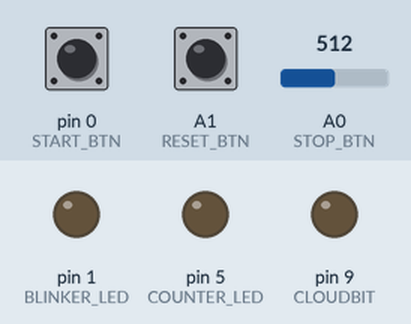
Bench run of a sketch on a simulated Arduino Uno, built with avr-gcc and run on an emulated ATmega328P. Shown: output pins drawn as LEDs (lit = HIGH). Dashed ring = blinking. The test bench sets the inputs (shaded band); at power-on: pin 0 (START_BTN) LOW, A1 (RESET_BTN) LOW, A0 (STOP_BTN) = 512.

Above: at 1.2 s.
1.3 s: pin 0 (START_BTN) pulled HIGH for 0.15 s
At 2.8 s:
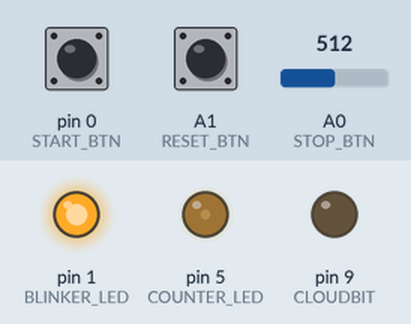
4.4 s: pin 0 (START_BTN) pulled HIGH for 1 s
At 6.8 s:
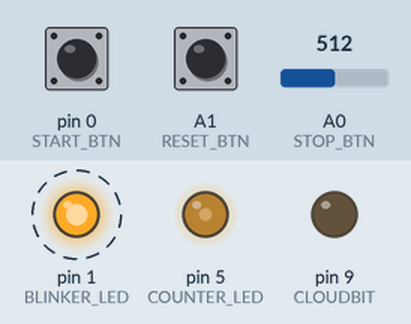
8.4 s: pin 0 (START_BTN) pulled HIGH for 0.15 s
At 9.8 s:
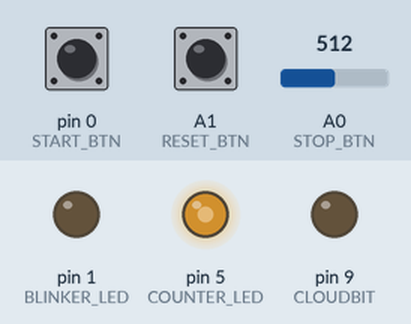
11.5 s: pin 0 (START_BTN) pulled HIGH for 3.2 s
At 12.4 s:
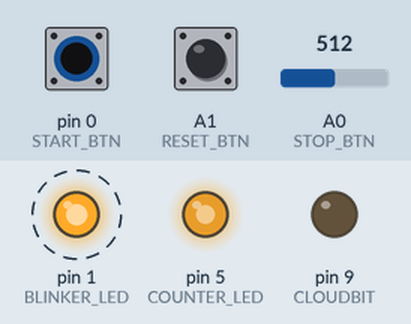
16.5 s: A1 (RESET_BTN) pulled HIGH for 0.15 s
At 17.4 s:
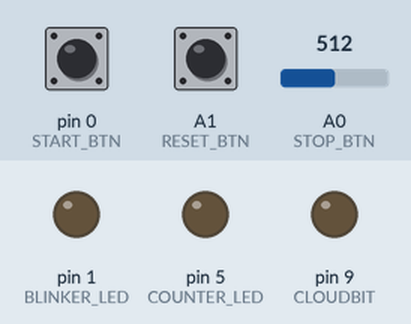
Timing chart, 0 to 19.1 s (numbered marks = the images above; inputs shaded):
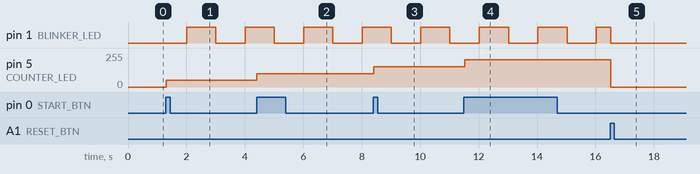

Measured:
- after the input at 1.3 s, pin 1 (BLINKER_LED): LOW → HIGH after 0.70 s, → LOW 1.0 s later, → HIGH 1.0 s later; pin 5 (COUNTER_LED): 0/255 → 51/255 at once, → 50/255 0.70 s later
- after the input at 4.4 s, pin 5 (COUNTER_LED): 50/255 → 101/255 at once
- after the input at 8.4 s, pin 5 (COUNTER_LED): 101/255 → 152/255 at once
- after the input at 11.5 s, pin 5 (COUNTER_LED): 152/255 → 203/255 at once
- after the input at 16.5 s, pin 5 (COUNTER_LED): 203/255 → 0/255 at once

The sketch:

shu_timer.ino
```cpp
/*
  Shu Timer

  A Timer app with for Shu-chan to limit his TV/Gaming time.
  Runs on littleBits + Arduino.
 */

// consts
const int START_BTN = 0; // timer start button input at D0
const int STOP_BTN = A0; // timer stop button input at A0
const int RESET_BTN = A1; // timer reset button input at A1
const int BLINKER_LED = 1; // blinker LED output at D1
const int COUNTER_LED = 5; // counter 7-seg LED output at D5
const int CLOUDBIT = 9; // cloudBit output at D9

const int START_VAL = 20 * 60; // the unit amount for starting timer in seconds
const int MAX_VAL = 99 * 60; // max amount of timer in seconds

// states
int timerValue = 0;
unsigned long lastTick = 0;
boolean isStopped = false;
int startBtnPrev = LOW;
int stopBtnPrev = 0;
int timerValuePrev = 0;

// setup
void setup() {
  pinMode(BLINKER_LED, OUTPUT);
  pinMode(COUNTER_LED, OUTPUT);
  pinMode(CLOUDBIT, OUTPUT);
  analogWrite(CLOUDBIT, 0);
}

// main loop
void loop() {
  delay(100);
  ticking();
  checkResetButton();
  checkStartButton();
  checkStopButton();
  outputCloudBit();
  displayBlinker();
  displayCounter();
}

// decrease timerValue every one sec if timer is not stopped
void ticking() {
  if (millis() - lastTick > 1000) {
    lastTick = millis();
    timerValuePrev = timerValue;
    if (timerValue > 0 && !isStopped) {
      timerValue--;
    }
  }
}

// if reset button is pressed, clear all the states
void checkResetButton() {
  if (digitalRead(RESET_BTN) == HIGH) {
    lastTick = 0;
    timerValue = 0;
    timerValuePrev = 0;
    isStopped = false;
  }
}

// if start button is pressed, increase timerValue by START_VAL
void checkStartButton() {
  boolean startBtn = digitalRead(START_BTN);
  if (startBtn == HIGH && startBtnPrev == LOW) {
    timerValue = min(timerValue + START_VAL, MAX_VAL);
  }
  startBtnPrev = startBtn;
}

// if stop button is pressed, flip isStopped flag
void checkStopButton() {
  int stopBtn = analogRead(STOP_BTN);
  if (stopBtn > 90 && stopBtnPrev == 0 && timerValue > 0) {
    isStopped = !isStopped;
  }
  stopBtnPrev = stopBtn;
}

// output to blinker LED
void displayBlinker() {

  // if timer is not working, turn off
  if (timerValue == 0) {
      digitalWrite(BLINKER_LED, LOW);
      return;
  }

  // if timer is stopped, turn on
  if (isStopped) {
      digitalWrite(BLINKER_LED, HIGH);
      return;
  }

  // if timer is ticking, blink it
  int blinkerValue = LOW;
  if(timerValue % 2 == 0) {
    blinkerValue = LOW;
  } else {
    blinkerValue = HIGH;
  }
  digitalWrite(BLINKER_LED, blinkerValue);
}

// output to counter 7seg LED
void displayCounter() {
  int counterValue = counterValue = map(timerValue, 0, 5999, 0, 255); // maps 6000 sec to 100 minutes on littleBits LED
  analogWrite(COUNTER_LED, counterValue);
}

// output to cloutBit when timer counting is finished
void outputCloudBit() {
  if (timerValue == 0 && timerValuePrev == 1) {
    analogWrite(CLOUDBIT, 255);
    delay(500);
    analogWrite(CLOUDBIT, 0);
  }
}
```
